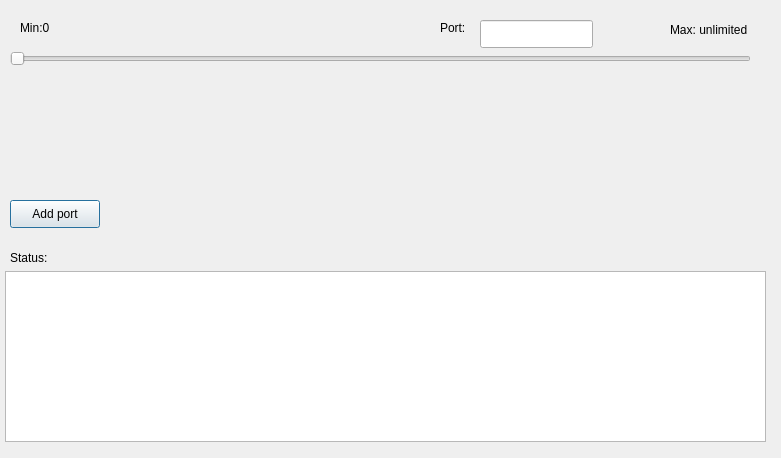
<?xml version="1.0" encoding="UTF-8"?>
<ui version="4.0">
 <class>Dialog</class>
 <widget class="QDialog" name="Dialog">
  <property name="geometry">
   <rect>
    <x>0</x>
    <y>0</y>
    <width>781</width>
    <height>458</height>
   </rect>
  </property>
  <property name="windowTitle">
   <string>Dialog</string>
  </property>
  <widget class="QPushButton" name="pushButton">
   <property name="geometry">
    <rect>
     <x>10</x>
     <y>200</y>
     <width>90</width>
     <height>28</height>
    </rect>
   </property>
   <property name="text">
    <string>Add port</string>
   </property>
  </widget>
  <widget class="QSlider" name="horizontalSlider">
   <property name="geometry">
    <rect>
     <x>10</x>
     <y>50</y>
     <width>741</width>
     <height>17</height>
    </rect>
   </property>
   <property name="orientation">
    <enum>Qt::Horizontal</enum>
   </property>
  </widget>
  <widget class="QLabel" name="label">
   <property name="geometry">
    <rect>
     <x>20</x>
     <y>20</y>
     <width>58</width>
     <height>16</height>
    </rect>
   </property>
   <property name="text">
    <string>Min:0</string>
   </property>
  </widget>
  <widget class="QLabel" name="label_2">
   <property name="geometry">
    <rect>
     <x>670</x>
     <y>20</y>
     <width>91</width>
     <height>20</height>
    </rect>
   </property>
   <property name="text">
    <string>Max: unlimited</string>
   </property>
  </widget>
  <widget class="QLineEdit" name="lineEdit">
   <property name="geometry">
    <rect>
     <x>480</x>
     <y>20</y>
     <width>113</width>
     <height>28</height>
    </rect>
   </property>
  </widget>
  <widget class="QLabel" name="label_3">
   <property name="geometry">
    <rect>
     <x>440</x>
     <y>20</y>
     <width>31</width>
     <height>16</height>
    </rect>
   </property>
   <property name="text">
    <string>Port:</string>
   </property>
  </widget>
  <widget class="QTextBrowser" name="textBrowser">
   <property name="geometry">
    <rect>
     <x>5</x>
     <y>271</y>
     <width>761</width>
     <height>171</height>
    </rect>
   </property>
  </widget>
  <widget class="QLabel" name="label_4">
   <property name="geometry">
    <rect>
     <x>10</x>
     <y>250</y>
     <width>58</width>
     <height>16</height>
    </rect>
   </property>
   <property name="text">
    <string>Status:</string>
   </property>
  </widget>
 </widget>
 <resources/>
 <connections/>
</ui>
